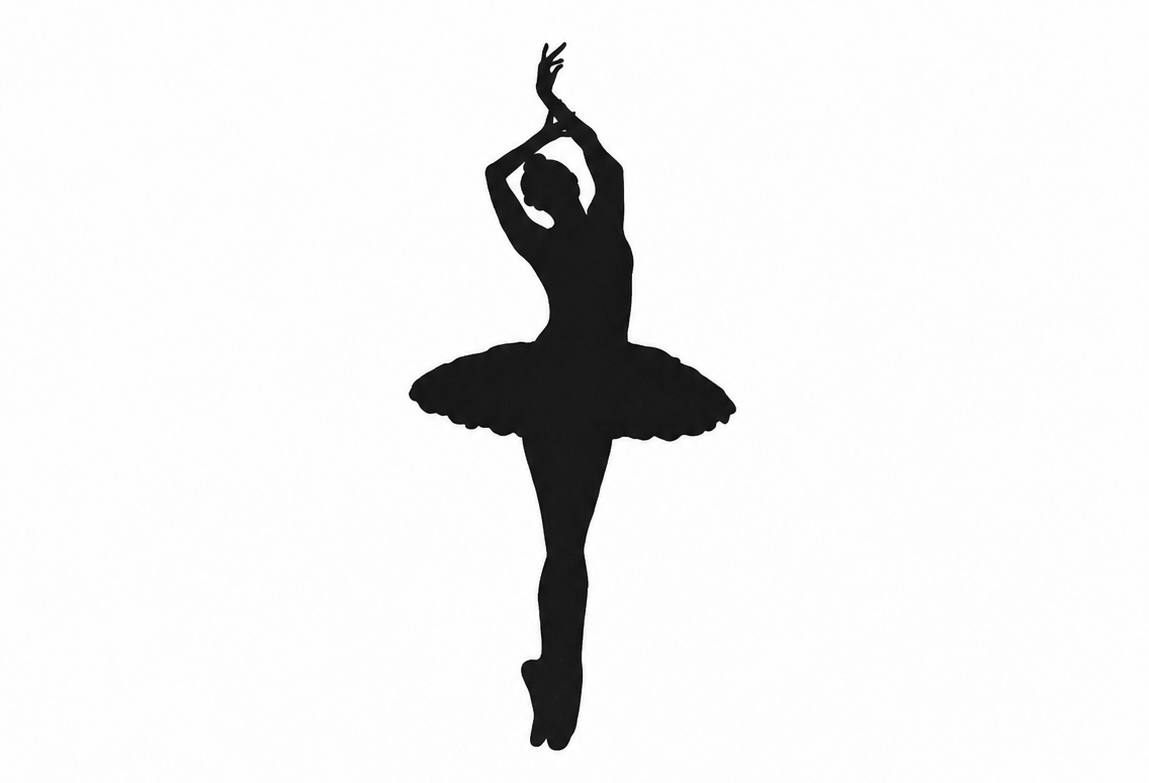
#> input picture reference_app/ballerina-original.jpg, 1149 x 783 px
$ python -i workflow.py   (imports and definitions only)
#> lines starting #> are read from the running program, lines starting #| are printed output that depends on the picture
"""Local visual search, clip extraction, and Gemini review."""
import base64
import io
import hashlib
import json
import math
import os
from pathlib import Path
import re
import shutil
import subprocess
import threading
import unicodedata
from urllib.error import HTTPError, URLError
from urllib.request import HTTPRedirectHandler, Request, build_opener
import uuid

IMAGE_EXTENSIONS = {'.jpg', '.jpeg', '.png', '.gif', '.webp'}
VIDEO_EXTENSIONS = {'.mp4', '.mov', '.webm', '.ogv'}
DOCUMENTS = {'shots', 'timeline', 'comparisons', 'reviews'}
SEARCH_TERMS = {
    'dark': (r'т[её]мн|мрачн|\bdark|low.key', 'тёмные тона'),
    'bright': (r'светл|ярк|\bbright|high.key', 'светлые тона'),
    'cold': (r'холод|сине|\bcold|\bcool|\bblue', 'холодные оттенки'),
    'warm': (r'т[её]пл|\bwarm', 'тёплые оттенки'),
    'contrast': (r'контраст|ж[её]стк|\bcontrast|\bhard', 'контраст'),
    'side': (r'боков|side.light', 'перепад света слева направо'),
    'mono': (r'монохром|ч[её]рно.бел|\bmonochrome|black.and.white', 'низкая насыщенность'),
}
STOP_WORDS = {'и', 'с', 'со', 'по', 'на', 'свет', 'тени', 'оттенки', 'тон',
              'and', 'with', 'light', 'lighting', 'shadows', 'tones'}
CLIP_LOCK = threading.BoundedSemaphore(1)


# [17 lines left out: functions initialize, read_doc, save_doc, not called in this run]


def image_library():
    try:
        from PIL import Image, ImageOps
    except ImportError as error:
        raise ValueError('Установите Pillow: python3 -m pip install pillow') from error
    return Image, ImageOps


def open_image(path, max_size):
#> called with path = 'ballerina-original.jpg', max_size = 72
    Image, ImageOps = image_library()
    with Image.open(path) as image:
#> image is the input picture: PIL image 1149x783 RGB; min 0, max 255, mean 237.4
        image.draft('RGB', (max_size, max_size))
        image.thumbnail((max_size, max_size))
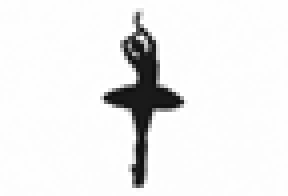
#> image: PIL image 72x49 RGB (shown 4 times larger); min 11, max 255, mean 237.3
        return ImageOps.exif_transpose(image).convert('RGB')


def visual_features(path):
    image = open_image(path, 72)
    pixels = list(image.resize((24, 24)).getdata())
#> pixels = 576 items, first 6: (254, 254, 254), (254, 254, 254), (254, 254, 254), (254, 254, 254), (254, 254, 254), (254, 254, 254)
    levels = sorted((r*0.2126+g*0.7152+b*0.0722)/255 for r, g, b in pixels)
#> levels = 576 values from 0.0549 to 1
    warmth = sum((r-b)/255 for r, _, b in pixels)/len(pixels)
#> warmth = 0
    saturation = sum((max(p)-min(p))/255 for p in pixels)/len(pixels)
#> saturation = 0
    grid = [channel/255 for pixel in image.resize((3, 3)).getdata() for channel in pixel]
#> grid = 27 values, max 0.996 at index 6, min 0.678 at index 12, mean 0.929
    left = sum(grid[:3]+grid[9:12]+grid[18:21])/9
#> left = 0.988
    right = sum(grid[6:9]+grid[15:18]+grid[24:27])/9
#> right = 0.991
    return [sum(levels)/len(levels), levels[518]-levels[57], warmth, saturation, abs(left-right), *grid]


# [13 lines left out: function indexed_features, not called in this run]


def tokens(value):
    return set(re.findall(r'[^\W_]+', unicodedata.normalize('NFKC', value).lower())) - STOP_WORDS


# [76 lines left out: functions visual_search, extract_clip, not called in this run]


class NoRedirect(HTTPRedirectHandler):
    def redirect_request(self, *args, **kwargs):
        return None


# [48 lines left out: function gemini_review, not called in this run]

>>> result = visual_features('ballerina-original.jpg')
#> result = 32 values, max 0.996 at index 11, min 0 at index 2, mean 0.82
